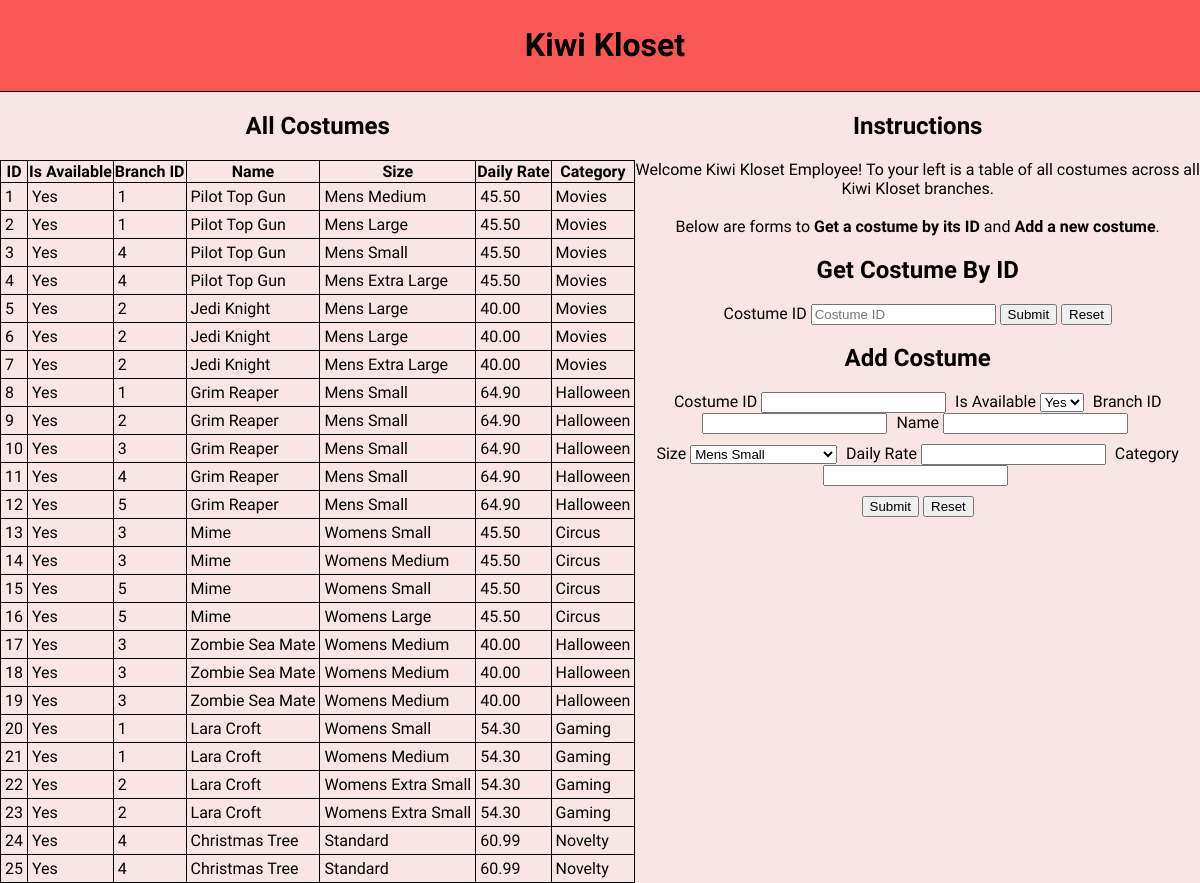
The page / on the database its author committed.
### tables this page shows
CREATE TABLE costumes (
    id INT PRIMARY KEY,
	is_available TINYINT(1) NOT NULL,
	branch_id INT NOT NULL,
	name VARCHAR(255) NOT NULL,
	size VARCHAR(255) NOT NULL,
	daily_rate DECIMAL(10, 2) NOT NULL,
	category VARCHAR(255) NOT NULL
);

### index.php (the view, shortened to what this page needs)
<!DOCTYPE html>
<html lang="en">
<head>
    <link rel="stylesheet" href="styles.css">
</head>
<body>
    <div id="header">
        <h1>Kiwi Kloset</h1>
    </div>
    <div id="body">
        <div>
            <h2>All Costumes</h2>
            <table>
                <tr>
                    <th>ID</th>
                    <th>Is Available</th>
                    <th>Branch ID</th>
                    <th>Name</th>
                    <th>Size</th>
                    <th>Daily Rate</th>
                    <th>Category</th>
                </tr>
                <?php
                    require_once("db.php");
                    $query = "SELECT * FROM `costumes`";
                    $result = mysqli_query($con, $query);
                    while ($row = mysqli_fetch_assoc($result))
                    {
                        echo "<tr>";
                        echo "<td>" . $row['id'] . "</td>";
                        if ($row['is_available'] == "1") {
                            echo "<td>Yes</td>";
                        }
                        else {
                            echo "<td>No</td>";
                        }
                        echo "<td>" . $row['branch_id'] . "</td>";
                        echo "<td>" . $row['name'] . "</td>";
                        echo "<td>" . $row['size'] . "</td>";
                        echo "<td>" . $row['daily_rate'] . "</td>";
                        echo "<td>" . $row['category'] . "</td>";
                        echo "</tr>";
                    };
                ?>
            </table>
        </div>
        <div>
            <h2>Instructions</h2>
            <p>Welcome Kiwi Kloset Employee! To your left is a table of all costumes across all Kiwi Kloset branches.<br><br>Below are forms to <strong>Get a costume by its ID</strong> and <strong>Add a new costume</strong>.</p>
            <h2>Get Costume By ID</h2>
            <form action="rentals.php" method="GET" class="form_centre">
                <label for="costume_id">Costume ID</label>
                <input type="number" name="costume_id" id="costume_id" placeholder="Costume ID" min="0" required>
                <button type="submit">Submit</button>
                <button type="reset">Reset</button>
            </form>
            <h2>Add Costume</h2>
            <form id="add" action="add.php" method="POST" class="form_centre">
                <div class="form_row">
                    <label for="new_costume_id">Costume ID</label>
                    <input type="number" name="new_costume_id" id="new_costume_id" required>
                    <label for="is_available">Is Available</label>
                    <select name="is_available" id="is_available" required>
                        <option value="1">Yes</option>
                    </select>
                    <label for="branch_id">Branch ID</label>
                    <input type="number" name="branch_id" id="branch_id" min="0" required>
                    <label for="costume_name">Name</label>
                    <input type="text" name="costume_name" id="costume_name" required>
                </div>
                <div class="form_row">
                    <label for="size">Size</label>
                    <select name="size" id="size" required>
                        <option value="Mens Extra Small">Mens Small</option>
                    </select>
                    <label for="daily_rate">Daily Rate</label>
                    <input type="number" name="daily_rate" id="daily_rate" step="0.01" min="0" required>
                    <label for="category">Category</label>
                    <input type="text" name="category" id="category" required>
                </div>
                <div class="form_centre">
                    <button type="submit">Submit</button>
                    <button type="reset">Reset</button>
                </div>
            </form>
        </div>
    </div>
</body>
</html>

### styles.css (style rules this page uses)
html, body { margin: 0; box-sizing: border-box; font-family: "Comfortaa", sans-serif; overflow-x: hidden; background-color: rgb(250, 229, 229); }
#header { width: 100%; padding: 5px; text-align: center; background-color: #fc5757; border-bottom: 1px solid black; }
#body { display: grid; grid-template-columns: auto auto; }
.form_centre { text-align: center; }
.form_row { margin-bottom: 10px; }
.form_row input, select { margin-right: 5px; }
h2, p { text-align: center; }
table, th, td { margin: auto; margin-top: 10px; border: 1px solid black; border-collapse: collapse; }
td { padding: 4px; }

### rows shown on the page
costumes: id "1", is_available "Yes", branch "1", name "Pilot Top Gun", size "Mens Medium", daily_rate "45.50", category "Movies"
costumes: id "2", is_available "Yes", branch "1", name "Pilot Top Gun", size "Mens Large", daily_rate "45.50", category "Movies"
costumes: id "3", is_available "Yes", branch "4", name "Pilot Top Gun", size "Mens Small", daily_rate "45.50", category "Movies"
costumes: id "4", is_available "Yes", branch "4", name "Pilot Top Gun", size "Mens Extra Large", daily_rate "45.50", category "Movies"
costumes: id "5", is_available "Yes", branch "2", name "Jedi Knight", size "Mens Large", daily_rate "40.00", category "Movies"
costumes: id "6", is_available "Yes", branch "2", name "Jedi Knight", size "Mens Large", daily_rate "40.00", category "Movies"
costumes: id "7", is_available "Yes", branch "2", name "Jedi Knight", size "Mens Extra Large", daily_rate "40.00", category "Movies"
costumes: id "8", is_available "Yes", branch "1", name "Grim Reaper", size "Mens Small", daily_rate "64.90", category "Halloween"
costumes: id "9", is_available "Yes", branch "2", name "Grim Reaper", size "Mens Small", daily_rate "64.90", category "Halloween"
costumes: id "10", is_available "Yes", branch "3", name "Grim Reaper", size "Mens Small", daily_rate "64.90", category "Halloween"
costumes: id "11", is_available "Yes", branch "4", name "Grim Reaper", size "Mens Small", daily_rate "64.90", category "Halloween"
costumes: id "12", is_available "Yes", branch "5", name "Grim Reaper", size "Mens Small", daily_rate "64.90", category "Halloween"
costumes: id "13", is_available "Yes", branch "3", name "Mime", size "Womens Small", daily_rate "45.50", category "Circus"
costumes: id "14", is_available "Yes", branch "3", name "Mime", size "Womens Medium", daily_rate "45.50", category "Circus"
costumes: id "15", is_available "Yes", branch "5", name "Mime", size "Womens Small", daily_rate "45.50", category "Circus"
costumes: id "16", is_available "Yes", branch "5", name "Mime", size "Womens Large", daily_rate "45.50", category "Circus"
costumes: id "17", is_available "Yes", branch "3", name "Zombie Sea Mate", size "Womens Medium", daily_rate "40.00", category "Halloween"
costumes: id "18", is_available "Yes", branch "3", name "Zombie Sea Mate", size "Womens Medium", daily_rate "40.00", category "Halloween"
costumes: id "19", is_available "Yes", branch "3", name "Zombie Sea Mate", size "Womens Medium", daily_rate "40.00", category "Halloween"
costumes: id "20", is_available "Yes", branch "1", name "Lara Croft", size "Womens Small", daily_rate "54.30", category "Gaming"
costumes: id "21", is_available "Yes", branch "1", name "Lara Croft", size "Womens Medium", daily_rate "54.30", category "Gaming"
costumes: id "22", is_available "Yes", branch "2", name "Lara Croft", size "Womens Extra Small", daily_rate "54.30", category "Gaming"
costumes: id "23", is_available "Yes", branch "2", name "Lara Croft", size "Womens Extra Small", daily_rate "54.30", category "Gaming"
costumes: id "24", is_available "Yes", branch "4", name "Christmas Tree", size "Standard", daily_rate "60.99", category "Novelty"
costumes: id "25", is_available "Yes", branch "4", name "Christmas Tree", size "Standard", daily_rate "60.99", category "Novelty"
